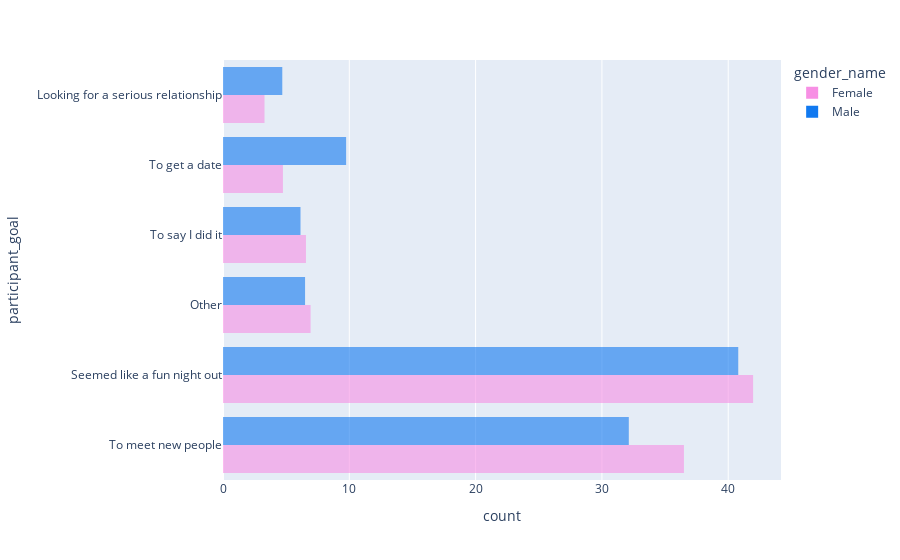

Here is the notebook cell this chart was saved with:
### Code cell
fig = px.histogram(df_iid, y="participant_goal",
             color='gender_name', barmode='group', 
             color_discrete_sequence=["#F78FE4", "#1179f0"], 
             opacity=0.60, histnorm = 'percent')
fig.show()

### Figure 1 — Plotly figure (JSON) as saved in the notebook; plotly's stock layout.template omitted (floating-point values rounded to 4 significant figures; data arrays with more than 128 entries replaced by an {"elided": "..."} marker saying what was removed)
{"data": [{"alignmentgroup": "True", "bingroup": "y", "histnorm": "percent", "hovertemplate": "gender_name=Female<br>count=%{x}<br>participant_goal=%{y}<extra></extra>", "legendgroup": "Female", "marker": {"color": "#F78FE4", "opacity": 0.6}, "name": "Female", "offsetgroup": "Female", "orientation": "h", "showlegend": true, "type": "histogram", "xaxis": "x", "y": {"elided": "274 str values"}, "yaxis": "y"}, {"alignmentgroup": "True", "bingroup": "y", "histnorm": "percent", "hovertemplate": "gender_name=Male<br>count=%{x}<br>participant_goal=%{y}<extra></extra>", "legendgroup": "Male", "marker": {"color": "#1179f0", "opacity": 0.6}, "name": "Male", "offsetgroup": "Male", "orientation": "h", "showlegend": true, "type": "histogram", "xaxis": "x", "y": {"elided": "277 str values"}, "yaxis": "y"}], "layout": {"barmode": "group", "legend": {"title": {"text": "gender_name"}, "tracegroupgap": 0}, "margin": {"t": 60}, "xaxis": {"anchor": "y", "domain": [0, 1], "title": {"text": "count"}}, "yaxis": {"anchor": "x", "domain": [0, 1], "title": {"text": "participant_goal"}}}}
